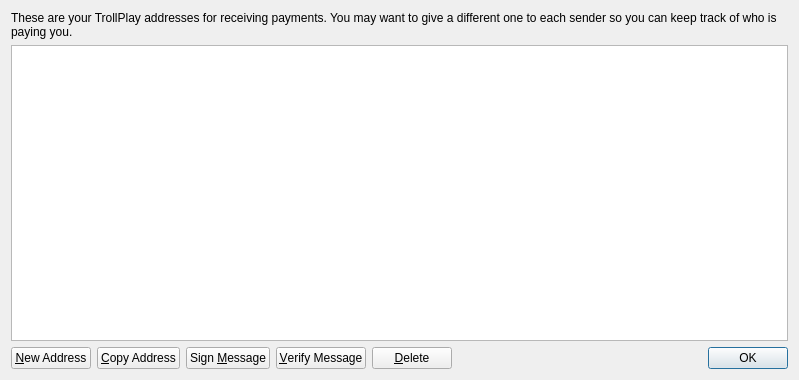
<?xml version="1.0" encoding="UTF-8"?>
<ui version="4.0">
 <class>AddressBookPage</class>
 <widget class="QWidget" name="AddressBookPage">
  <property name="geometry">
   <rect>
    <x>0</x>
    <y>0</y>
    <width>799</width>
    <height>380</height>
   </rect>
  </property>
  <property name="windowTitle">
   <string>Address Book</string>
  </property>
  <layout class="QVBoxLayout" name="verticalLayout">
   <item>
    <widget class="QLabel" name="labelExplanation">
     <property name="text">
      <string>These are your TrollPlay addresses for receiving payments. You may want to give a different one to each sender so you can keep track of who is paying you.</string>
     </property>
     <property name="textFormat">
      <enum>Qt::PlainText</enum>
     </property>
     <property name="wordWrap">
      <bool>true</bool>
     </property>
    </widget>
   </item>
   <item>
    <widget class="QTableView" name="tableView">
     <property name="contextMenuPolicy">
      <enum>Qt::CustomContextMenu</enum>
     </property>
     <property name="toolTip">
      <string>Double-click to edit address or label</string>
     </property>
     <property name="tabKeyNavigation">
      <bool>false</bool>
     </property>
     <property name="alternatingRowColors">
      <bool>true</bool>
     </property>
     <property name="selectionMode">
      <enum>QAbstractItemView::SingleSelection</enum>
     </property>
     <property name="selectionBehavior">
      <enum>QAbstractItemView::SelectRows</enum>
     </property>
     <property name="sortingEnabled">
      <bool>true</bool>
     </property>
     <attribute name="verticalHeaderVisible">
      <bool>false</bool>
     </attribute>
    </widget>
   </item>
   <item>
    <layout class="QHBoxLayout" name="horizontalLayout">
     <item>
      <widget class="QPushButton" name="newAddressButton">
       <property name="toolTip">
        <string>Create a new address</string>
       </property>
       <property name="text">
        <string>&amp;New Address</string>
       </property>
       <property name="icon">
        <iconset resource="../bitcoin.qrc">
         <normaloff>:/icons/add</normaloff>:/icons/add</iconset>
       </property>
      </widget>
     </item>
     <item>
      <widget class="QPushButton" name="copyToClipboard">
       <property name="toolTip">
        <string>Copy the currently selected address to the system clipboard</string>
       </property>
       <property name="text">
        <string>&amp;Copy Address</string>
       </property>
       <property name="icon">
        <iconset resource="../bitcoin.qrc">
         <normaloff>:/icons/editcopy</normaloff>:/icons/editcopy</iconset>
       </property>
      </widget>
     </item>
     <item>
      <widget class="QPushButton" name="signMessage">
       <property name="toolTip">
        <string>Sign a message to prove you own a TrollPlay address</string>
       </property>
       <property name="text">
        <string>Sign &amp;Message</string>
       </property>
       <property name="icon">
        <iconset resource="../bitcoin.qrc">
         <normaloff>:/icons/edit</normaloff>:/icons/edit</iconset>
       </property>
      </widget>
     </item>
     <item>
      <widget class="QPushButton" name="verifyMessage">
       <property name="toolTip">
        <string>Verify a message to ensure it was signed with a specified TrollPlay address</string>
       </property>
       <property name="text">
        <string>&amp;Verify Message</string>
       </property>
       <property name="icon">
        <iconset resource="../bitcoin.qrc">
         <normaloff>:/icons/transaction_0</normaloff>:/icons/transaction_0</iconset>
       </property>
      </widget>
     </item>
     <item>
      <widget class="QPushButton" name="deleteButton">
       <property name="toolTip">
        <string>Delete the currently selected address from the list</string>
       </property>
       <property name="text">
        <string>&amp;Delete</string>
       </property>
       <property name="icon">
        <iconset resource="../bitcoin.qrc">
         <normaloff>:/icons/remove</normaloff>:/icons/remove</iconset>
       </property>
      </widget>
     </item>
     <item>
      <spacer name="horizontalSpacer">
       <property name="orientation">
        <enum>Qt::Horizontal</enum>
       </property>
       <property name="sizeHint" stdset="0">
        <size>
         <width>40</width>
         <height>20</height>
        </size>
       </property>
      </spacer>
     </item>
     <item>
      <widget class="QDialogButtonBox" name="buttonBox">
       <property name="sizePolicy">
        <sizepolicy hsizetype="Maximum" vsizetype="Fixed">
         <horstretch>0</horstretch>
         <verstretch>0</verstretch>
        </sizepolicy>
       </property>
       <property name="standardButtons">
        <set>QDialogButtonBox::Ok</set>
       </property>
      </widget>
     </item>
    </layout>
   </item>
  </layout>
 </widget>
 <resources>
  <include location="../bitcoin.qrc"/>
 </resources>
 <connections/>
</ui>
